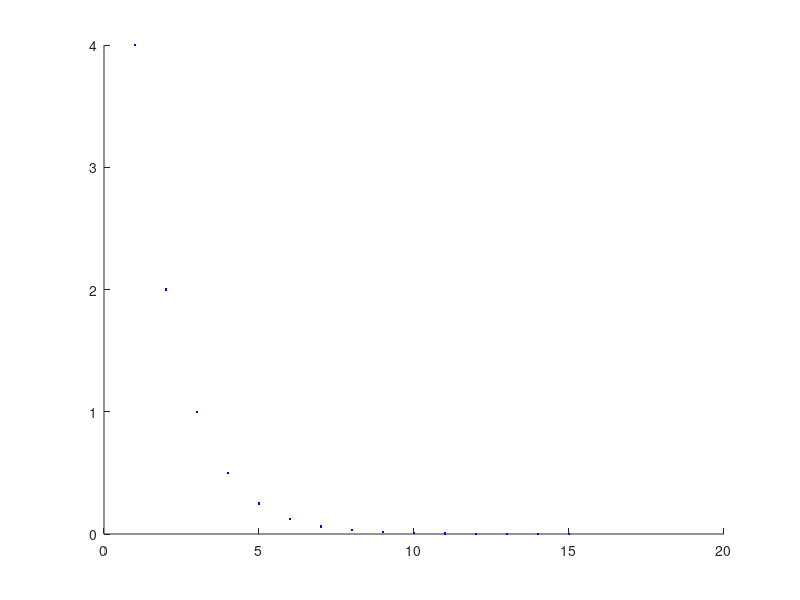

MATLAB code to generate this figure:
format compact
format shortg
clc, clear, close all

r = -0.5;
x = 4

figure, hold on
for i = 1:15
    
    plot(i, x, 'b.')
    
    if x > 0
        x = x + r*x
    else
        x = 0
    end
end
